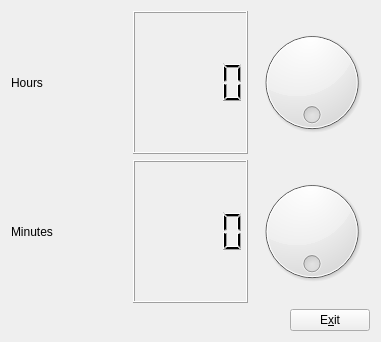
<?xml version="1.0" encoding="UTF-8"?>
<ui version="4.0">
 <class>MyForm</class>
 <widget class="QWidget" name="MyForm">
  <property name="geometry">
   <rect>
    <x>0</x>
    <y>0</y>
    <width>381</width>
    <height>342</height>
   </rect>
  </property>
  <property name="windowTitle">
   <string>MyForm</string>
  </property>
  <property name="styleSheet">
   <string notr="true"/>
  </property>
  <layout class="QVBoxLayout" name="verticalLayout_2">
   <item>
    <layout class="QVBoxLayout" name="verticalLayout">
     <item>
      <layout class="QHBoxLayout" name="horizontalLayout_2">
       <item>
        <widget class="QLabel" name="nameHours">
         <property name="text">
          <string>Hours</string>
         </property>
        </widget>
       </item>
       <item>
        <widget class="QLCDNumber" name="numHours">
         <property name="smallDecimalPoint">
          <bool>false</bool>
         </property>
         <property name="segmentStyle">
          <enum>QLCDNumber::Filled</enum>
         </property>
         <property name="intValue" stdset="0">
          <number>0</number>
         </property>
        </widget>
       </item>
       <item>
        <widget class="QDial" name="dialHours">
         <property name="palette">
          <palette>
           <active>
            <colorrole role="WindowText">
             <brush brushstyle="SolidPattern">
              <color alpha="255">
               <red>175</red>
               <green>191</green>
               <blue>192</blue>
              </color>
             </brush>
            </colorrole>
            <colorrole role="Text">
             <brush brushstyle="SolidPattern">
              <color alpha="255">
               <red>175</red>
               <green>191</green>
               <blue>192</blue>
              </color>
             </brush>
            </colorrole>
            <colorrole role="ButtonText">
             <brush brushstyle="SolidPattern">
              <color alpha="255">
               <red>175</red>
               <green>191</green>
               <blue>192</blue>
              </color>
             </brush>
            </colorrole>
            <colorrole role="Highlight">
             <brush brushstyle="SolidPattern">
              <color alpha="255">
               <red>132</red>
               <green>126</green>
               <blue>137</blue>
              </color>
             </brush>
            </colorrole>
           </active>
           <inactive>
            <colorrole role="WindowText">
             <brush brushstyle="SolidPattern">
              <color alpha="255">
               <red>175</red>
               <green>191</green>
               <blue>192</blue>
              </color>
             </brush>
            </colorrole>
            <colorrole role="Text">
             <brush brushstyle="SolidPattern">
              <color alpha="255">
               <red>175</red>
               <green>191</green>
               <blue>192</blue>
              </color>
             </brush>
            </colorrole>
            <colorrole role="ButtonText">
             <brush brushstyle="SolidPattern">
              <color alpha="255">
               <red>175</red>
               <green>191</green>
               <blue>192</blue>
              </color>
             </brush>
            </colorrole>
            <colorrole role="Highlight">
             <brush brushstyle="SolidPattern">
              <color alpha="255">
               <red>132</red>
               <green>126</green>
               <blue>137</blue>
              </color>
             </brush>
            </colorrole>
           </inactive>
           <disabled>
            <colorrole role="WindowText">
             <brush brushstyle="SolidPattern">
              <color alpha="255">
               <red>175</red>
               <green>191</green>
               <blue>192</blue>
              </color>
             </brush>
            </colorrole>
            <colorrole role="Text">
             <brush brushstyle="SolidPattern">
              <color alpha="255">
               <red>175</red>
               <green>191</green>
               <blue>192</blue>
              </color>
             </brush>
            </colorrole>
            <colorrole role="ButtonText">
             <brush brushstyle="SolidPattern">
              <color alpha="255">
               <red>175</red>
               <green>191</green>
               <blue>192</blue>
              </color>
             </brush>
            </colorrole>
            <colorrole role="Highlight">
             <brush brushstyle="SolidPattern">
              <color alpha="255">
               <red>227</red>
               <green>229</green>
               <blue>231</blue>
              </color>
             </brush>
            </colorrole>
           </disabled>
          </palette>
         </property>
         <property name="styleSheet">
          <string notr="true">color: rgb(175, 191, 192);</string>
         </property>
         <property name="maximum">
          <number>23</number>
         </property>
         <property name="singleStep">
          <number>0</number>
         </property>
         <property name="tracking">
          <bool>true</bool>
         </property>
         <property name="wrapping">
          <bool>true</bool>
         </property>
        </widget>
       </item>
      </layout>
     </item>
     <item>
      <layout class="QHBoxLayout" name="horizontalLayout">
       <item>
        <widget class="QLabel" name="nameMinutes">
         <property name="text">
          <string>Minutes</string>
         </property>
        </widget>
       </item>
       <item>
        <widget class="QLCDNumber" name="numMinutes"/>
       </item>
       <item>
        <widget class="QDial" name="dialMinutes">
         <property name="palette">
          <palette>
           <active>
            <colorrole role="WindowText">
             <brush brushstyle="SolidPattern">
              <color alpha="255">
               <red>175</red>
               <green>191</green>
               <blue>192</blue>
              </color>
             </brush>
            </colorrole>
            <colorrole role="Text">
             <brush brushstyle="SolidPattern">
              <color alpha="255">
               <red>175</red>
               <green>191</green>
               <blue>192</blue>
              </color>
             </brush>
            </colorrole>
            <colorrole role="ButtonText">
             <brush brushstyle="SolidPattern">
              <color alpha="255">
               <red>175</red>
               <green>191</green>
               <blue>192</blue>
              </color>
             </brush>
            </colorrole>
            <colorrole role="Highlight">
             <brush brushstyle="SolidPattern">
              <color alpha="255">
               <red>132</red>
               <green>126</green>
               <blue>137</blue>
              </color>
             </brush>
            </colorrole>
           </active>
           <inactive>
            <colorrole role="WindowText">
             <brush brushstyle="SolidPattern">
              <color alpha="255">
               <red>175</red>
               <green>191</green>
               <blue>192</blue>
              </color>
             </brush>
            </colorrole>
            <colorrole role="Text">
             <brush brushstyle="SolidPattern">
              <color alpha="255">
               <red>175</red>
               <green>191</green>
               <blue>192</blue>
              </color>
             </brush>
            </colorrole>
            <colorrole role="ButtonText">
             <brush brushstyle="SolidPattern">
              <color alpha="255">
               <red>175</red>
               <green>191</green>
               <blue>192</blue>
              </color>
             </brush>
            </colorrole>
            <colorrole role="Highlight">
             <brush brushstyle="SolidPattern">
              <color alpha="255">
               <red>132</red>
               <green>126</green>
               <blue>137</blue>
              </color>
             </brush>
            </colorrole>
           </inactive>
           <disabled>
            <colorrole role="WindowText">
             <brush brushstyle="SolidPattern">
              <color alpha="255">
               <red>175</red>
               <green>191</green>
               <blue>192</blue>
              </color>
             </brush>
            </colorrole>
            <colorrole role="Text">
             <brush brushstyle="SolidPattern">
              <color alpha="255">
               <red>175</red>
               <green>191</green>
               <blue>192</blue>
              </color>
             </brush>
            </colorrole>
            <colorrole role="ButtonText">
             <brush brushstyle="SolidPattern">
              <color alpha="255">
               <red>175</red>
               <green>191</green>
               <blue>192</blue>
              </color>
             </brush>
            </colorrole>
            <colorrole role="Highlight">
             <brush brushstyle="SolidPattern">
              <color alpha="255">
               <red>227</red>
               <green>229</green>
               <blue>231</blue>
              </color>
             </brush>
            </colorrole>
           </disabled>
          </palette>
         </property>
         <property name="styleSheet">
          <string notr="true">color: rgb(175, 191, 192);</string>
         </property>
         <property name="maximum">
          <number>59</number>
         </property>
         <property name="singleStep">
          <number>0</number>
         </property>
         <property name="wrapping">
          <bool>true</bool>
         </property>
        </widget>
       </item>
      </layout>
     </item>
    </layout>
   </item>
   <item>
    <layout class="QHBoxLayout" name="horizontalLayout_3">
     <item>
      <spacer name="horizontalSpacer">
       <property name="orientation">
        <enum>Qt::Horizontal</enum>
       </property>
       <property name="sizeHint" stdset="0">
        <size>
         <width>268</width>
         <height>20</height>
        </size>
       </property>
      </spacer>
     </item>
     <item>
      <widget class="QPushButton" name="Exit">
       <property name="text">
        <string>E&amp;xit</string>
       </property>
      </widget>
     </item>
    </layout>
   </item>
  </layout>
 </widget>
 <resources/>
 <connections>
  <connection>
   <sender>dialMinutes</sender>
   <signal>valueChanged(int)</signal>
   <receiver>numMinutes</receiver>
   <slot>display(int)</slot>
   <hints>
    <hint type="sourcelabel">
     <x>263</x>
     <y>171</y>
    </hint>
    <hint type="destinationlabel">
     <x>163</x>
     <y>180</y>
    </hint>
   </hints>
  </connection>
  <connection>
   <sender>dialHours</sender>
   <signal>valueChanged(int)</signal>
   <receiver>numHours</receiver>
   <slot>display(int)</slot>
   <hints>
    <hint type="sourcelabel">
     <x>265</x>
     <y>83</y>
    </hint>
    <hint type="destinationlabel">
     <x>188</x>
     <y>83</y>
    </hint>
   </hints>
  </connection>
  <connection>
   <sender>Exit</sender>
   <signal>clicked()</signal>
   <receiver>MyForm</receiver>
   <slot>close()</slot>
   <hints>
    <hint type="sourcelabel">
     <x>311</x>
     <y>270</y>
    </hint>
    <hint type="destinationlabel">
     <x>273</x>
     <y>268</y>
    </hint>
   </hints>
  </connection>
 </connections>
</ui>
